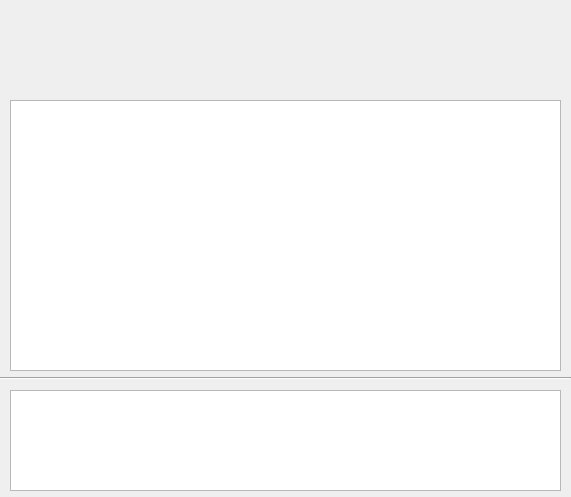
<?xml version="1.0" encoding="UTF-8"?>
<ui version="4.0">
 <class>EditProjectWidjet</class>
 <widget class="QWidget" name="EditProjectWidjet">
  <property name="geometry">
   <rect>
    <x>0</x>
    <y>0</y>
    <width>571</width>
    <height>497</height>
   </rect>
  </property>
  <property name="windowTitle">
   <string>Form</string>
  </property>
  <widget class="QListView" name="listView">
   <property name="geometry">
    <rect>
     <x>10</x>
     <y>390</y>
     <width>551</width>
     <height>101</height>
    </rect>
   </property>
  </widget>
  <widget class="Line" name="line">
   <property name="geometry">
    <rect>
     <x>0</x>
     <y>370</y>
     <width>571</width>
     <height>16</height>
    </rect>
   </property>
   <property name="orientation">
    <enum>Qt::Horizontal</enum>
   </property>
  </widget>
  <widget class="QGraphicsView" name="graphicsView">
   <property name="geometry">
    <rect>
     <x>10</x>
     <y>100</y>
     <width>551</width>
     <height>271</height>
    </rect>
   </property>
  </widget>
 </widget>
 <resources/>
 <connections/>
</ui>
